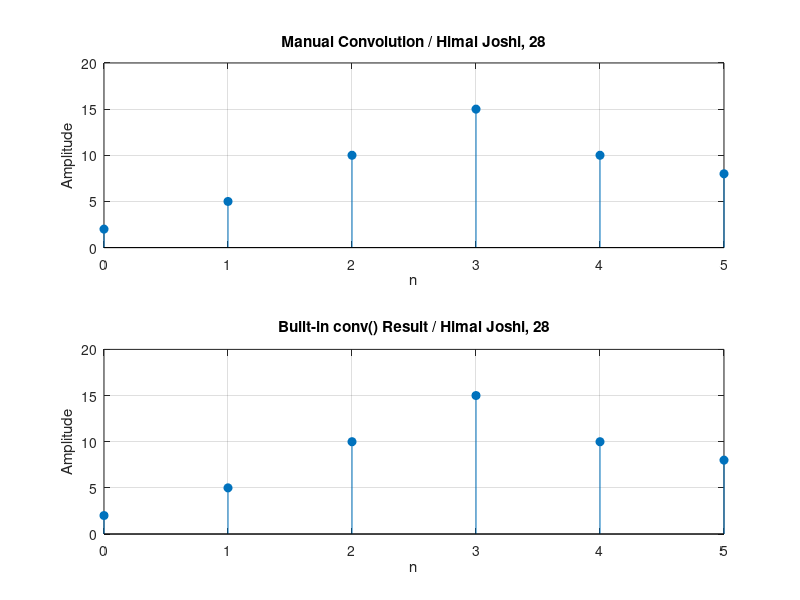

Source code (MATLAB):
clc;
close all;
clear all;

x = [1 2 3 4];
h = [2 1 2];

Lx = length(x);
Lh = length(h);
Ly = Lx + Lh - 1;

y_manual = zeros(1,Ly);

for n = 1:Ly
    for k = 1:Lx
        j = n-k+1;
        if(j>=1 && j<=Lh)
            y_manual(n)=y_manual(n)+x(k)*h(j);
        end
    end
end

y_builtin = conv(x,h);

n = 0:Ly-1;

subplot(2,1,1)
stem(n,y_manual,'filled');
xlabel('n');
ylabel('Amplitude');
title('Manual Convolution / Himal Joshi, 28');
grid on;

subplot(2,1,2)
stem(n,y_builtin,'filled');
xlabel('n');
ylabel('Amplitude');
title('Built-in conv() Result / Himal Joshi, 28');
grid on;
